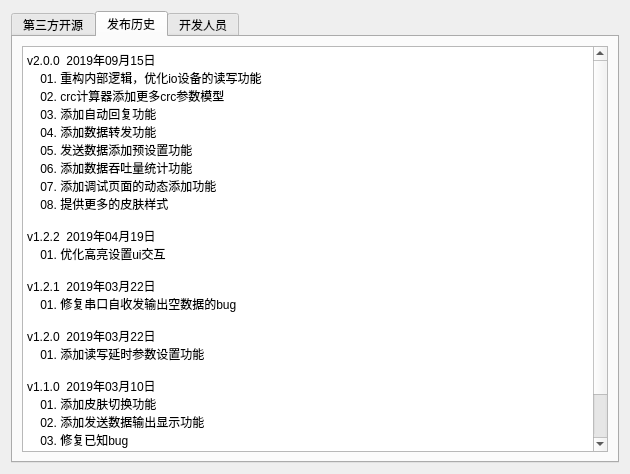
<?xml version="1.0" encoding="UTF-8"?>
<ui version="4.0">
 <class>SAKMoreInformation</class>
 <widget class="QDialog" name="SAKMoreInformation">
  <property name="geometry">
   <rect>
    <x>0</x>
    <y>0</y>
    <width>630</width>
    <height>474</height>
   </rect>
  </property>
  <property name="windowTitle">
   <string>关于软件</string>
  </property>
  <layout class="QVBoxLayout" name="verticalLayout">
   <item>
    <widget class="QTabWidget" name="tabWidget">
     <property name="currentIndex">
      <number>1</number>
     </property>
     <property name="elideMode">
      <enum>Qt::ElideNone</enum>
     </property>
     <widget class="QWidget" name="tanks">
      <attribute name="title">
       <string>第三方开源</string>
      </attribute>
      <layout class="QVBoxLayout" name="verticalLayout_3">
       <item>
        <widget class="QTextBrowser" name="textBrowserThanks">
         <property name="html">
          <string>&lt;!DOCTYPE HTML PUBLIC &quot;-//W3C//DTD HTML 4.0//EN&quot; &quot;http://www.w3.org/TR/REC-html40/strict.dtd&quot;&gt;
&lt;html&gt;&lt;head&gt;&lt;meta name=&quot;qrichtext&quot; content=&quot;1&quot; /&gt;&lt;style type=&quot;text/css&quot;&gt;
p, li { white-space: pre-wrap; }
&lt;/style&gt;&lt;/head&gt;&lt;body style=&quot; font-family:'SimSun'; font-size:9pt; font-weight:400; font-style:normal;&quot;&gt;
&lt;p style=&quot; margin-top:0px; margin-bottom:0px; margin-left:0px; margin-right:0px; -qt-block-indent:0; text-indent:0px;&quot;&gt;&lt;span style=&quot; font-family:'SimSun'; font-weight:600;&quot;&gt;libusb&lt;/span&gt;&lt;/p&gt;
&lt;p style=&quot; margin-top:0px; margin-bottom:0px; margin-left:0px; margin-right:0px; -qt-block-indent:0; text-indent:0px;&quot;&gt;&lt;span style=&quot; font-family:'SimSun';&quot;&gt;https://github.com/libusb/libusb&lt;/span&gt;&lt;/p&gt;
&lt;p style=&quot; margin-top:0px; margin-bottom:0px; margin-left:0px; margin-right:0px; -qt-block-indent:0; text-indent:0px;&quot;&gt;&lt;span style=&quot; font-family:'SimSun'; font-weight:600;&quot;&gt;hidapi&lt;/span&gt;&lt;/p&gt;
&lt;p style=&quot; margin-top:0px; margin-bottom:0px; margin-left:0px; margin-right:0px; -qt-block-indent:0; text-indent:0px;&quot;&gt;&lt;span style=&quot; font-family:'SimSun';&quot;&gt;https://github.com/libusb/hidapi &lt;/span&gt;&lt;/p&gt;&lt;/body&gt;&lt;/html&gt;</string>
         </property>
        </widget>
       </item>
      </layout>
     </widget>
     <widget class="QWidget" name="history">
      <attribute name="title">
       <string>发布历史</string>
      </attribute>
      <layout class="QVBoxLayout" name="verticalLayout_2">
       <item>
        <widget class="QTextBrowser" name="textBrowserHistory">
         <property name="html">
          <string>&lt;!DOCTYPE HTML PUBLIC &quot;-//W3C//DTD HTML 4.0//EN&quot; &quot;http://www.w3.org/TR/REC-html40/strict.dtd&quot;&gt;
&lt;html&gt;&lt;head&gt;&lt;meta name=&quot;qrichtext&quot; content=&quot;1&quot; /&gt;&lt;style type=&quot;text/css&quot;&gt;
p, li { white-space: pre-wrap; }
&lt;/style&gt;&lt;/head&gt;&lt;body style=&quot; font-family:'SimSun'; font-size:9pt; font-weight:400; font-style:normal;&quot;&gt;
&lt;p style=&quot; margin-top:0px; margin-bottom:0px; margin-left:0px; margin-right:0px; -qt-block-indent:0; text-indent:0px;&quot;&gt;&lt;span style=&quot; font-family:'SimSun';&quot;&gt;v2.0.0  2019年09月15日&lt;/span&gt;&lt;/p&gt;
&lt;p style=&quot; margin-top:0px; margin-bottom:0px; margin-left:0px; margin-right:0px; -qt-block-indent:0; text-indent:0px;&quot;&gt;&lt;span style=&quot; font-family:'SimSun';&quot;&gt;    01. 重构内部逻辑，优化io设备的读写功能&lt;/span&gt;&lt;/p&gt;
&lt;p style=&quot; margin-top:0px; margin-bottom:0px; margin-left:0px; margin-right:0px; -qt-block-indent:0; text-indent:0px;&quot;&gt;&lt;span style=&quot; font-family:'SimSun';&quot;&gt;    02. crc计算器添加更多crc参数模型&lt;/span&gt;&lt;/p&gt;
&lt;p style=&quot; margin-top:0px; margin-bottom:0px; margin-left:0px; margin-right:0px; -qt-block-indent:0; text-indent:0px;&quot;&gt;&lt;span style=&quot; font-family:'SimSun';&quot;&gt;    03. 添加自动回复功能&lt;/span&gt;&lt;/p&gt;
&lt;p style=&quot; margin-top:0px; margin-bottom:0px; margin-left:0px; margin-right:0px; -qt-block-indent:0; text-indent:0px;&quot;&gt;&lt;span style=&quot; font-family:'SimSun';&quot;&gt;    04. 添加数据转发功能&lt;/span&gt;&lt;/p&gt;
&lt;p style=&quot; margin-top:0px; margin-bottom:0px; margin-left:0px; margin-right:0px; -qt-block-indent:0; text-indent:0px;&quot;&gt;&lt;span style=&quot; font-family:'SimSun';&quot;&gt;    05. 发送数据添加预设置功能&lt;/span&gt;&lt;/p&gt;
&lt;p style=&quot; margin-top:0px; margin-bottom:0px; margin-left:0px; margin-right:0px; -qt-block-indent:0; text-indent:0px;&quot;&gt;&lt;span style=&quot; font-family:'SimSun';&quot;&gt;    06. 添加数据吞吐量统计功能&lt;/span&gt;&lt;/p&gt;
&lt;p style=&quot; margin-top:0px; margin-bottom:0px; margin-left:0px; margin-right:0px; -qt-block-indent:0; text-indent:0px;&quot;&gt;&lt;span style=&quot; font-family:'SimSun';&quot;&gt;    07. 添加调试页面的动态添加功能&lt;/span&gt;&lt;/p&gt;
&lt;p style=&quot; margin-top:0px; margin-bottom:0px; margin-left:0px; margin-right:0px; -qt-block-indent:0; text-indent:0px;&quot;&gt;&lt;span style=&quot; font-family:'SimSun';&quot;&gt;    08. 提供更多的皮肤样式&lt;/span&gt;&lt;/p&gt;
&lt;p style=&quot;-qt-paragraph-type:empty; margin-top:0px; margin-bottom:0px; margin-left:0px; margin-right:0px; -qt-block-indent:0; text-indent:0px; font-family:'SimSun';&quot;&gt;&lt;br /&gt;&lt;/p&gt;
&lt;p style=&quot; margin-top:0px; margin-bottom:0px; margin-left:0px; margin-right:0px; -qt-block-indent:0; text-indent:0px;&quot;&gt;&lt;span style=&quot; font-family:'SimSun';&quot;&gt;v1.2.2  2019年04月19日&lt;/span&gt;&lt;/p&gt;
&lt;p style=&quot; margin-top:0px; margin-bottom:0px; margin-left:0px; margin-right:0px; -qt-block-indent:0; text-indent:0px;&quot;&gt;&lt;span style=&quot; font-family:'SimSun';&quot;&gt;    01. 优化高亮设置ui交互&lt;/span&gt;&lt;/p&gt;
&lt;p style=&quot;-qt-paragraph-type:empty; margin-top:0px; margin-bottom:0px; margin-left:0px; margin-right:0px; -qt-block-indent:0; text-indent:0px; font-family:'SimSun';&quot;&gt;&lt;br /&gt;&lt;/p&gt;
&lt;p style=&quot; margin-top:0px; margin-bottom:0px; margin-left:0px; margin-right:0px; -qt-block-indent:0; text-indent:0px;&quot;&gt;&lt;span style=&quot; font-family:'SimSun';&quot;&gt;v1.2.1  2019年03月22日&lt;/span&gt;&lt;/p&gt;
&lt;p style=&quot; margin-top:0px; margin-bottom:0px; margin-left:0px; margin-right:0px; -qt-block-indent:0; text-indent:0px;&quot;&gt;&lt;span style=&quot; font-family:'SimSun';&quot;&gt;    01. 修复串口自收发输出空数据的bug&lt;/span&gt;&lt;/p&gt;
&lt;p style=&quot;-qt-paragraph-type:empty; margin-top:0px; margin-bottom:0px; margin-left:0px; margin-right:0px; -qt-block-indent:0; text-indent:0px; font-family:'SimSun';&quot;&gt;&lt;br /&gt;&lt;/p&gt;
&lt;p style=&quot; margin-top:0px; margin-bottom:0px; margin-left:0px; margin-right:0px; -qt-block-indent:0; text-indent:0px;&quot;&gt;&lt;span style=&quot; font-family:'SimSun';&quot;&gt;v1.2.0  2019年03月22日&lt;/span&gt;&lt;/p&gt;
&lt;p style=&quot; margin-top:0px; margin-bottom:0px; margin-left:0px; margin-right:0px; -qt-block-indent:0; text-indent:0px;&quot;&gt;&lt;span style=&quot; font-family:'SimSun';&quot;&gt;    01. 添加读写延时参数设置功能&lt;/span&gt;&lt;/p&gt;
&lt;p style=&quot; margin-top:0px; margin-bottom:0px; margin-left:0px; margin-right:0px; -qt-block-indent:0; text-indent:0px;&quot;&gt;&lt;span style=&quot; font-family:'SimSun';&quot;&gt;    &lt;/span&gt;&lt;/p&gt;
&lt;p style=&quot; margin-top:0px; margin-bottom:0px; margin-left:0px; margin-right:0px; -qt-block-indent:0; text-indent:0px;&quot;&gt;&lt;span style=&quot; font-family:'SimSun';&quot;&gt;v1.1.0  2019年03月10日&lt;/span&gt;&lt;/p&gt;
&lt;p style=&quot; margin-top:0px; margin-bottom:0px; margin-left:0px; margin-right:0px; -qt-block-indent:0; text-indent:0px;&quot;&gt;&lt;span style=&quot; font-family:'SimSun';&quot;&gt;    01. 添加皮肤切换功能&lt;/span&gt;&lt;/p&gt;
&lt;p style=&quot; margin-top:0px; margin-bottom:0px; margin-left:0px; margin-right:0px; -qt-block-indent:0; text-indent:0px;&quot;&gt;&lt;span style=&quot; font-family:'SimSun';&quot;&gt;    02. 添加发送数据输出显示功能&lt;/span&gt;&lt;/p&gt;
&lt;p style=&quot; margin-top:0px; margin-bottom:0px; margin-left:0px; margin-right:0px; -qt-block-indent:0; text-indent:0px;&quot;&gt;&lt;span style=&quot; font-family:'SimSun';&quot;&gt;    03. 修复已知bug&lt;/span&gt;&lt;/p&gt;
&lt;p style=&quot;-qt-paragraph-type:empty; margin-top:0px; margin-bottom:0px; margin-left:0px; margin-right:0px; -qt-block-indent:0; text-indent:0px; font-family:'SimSun';&quot;&gt;&lt;br /&gt;&lt;/p&gt;
&lt;p style=&quot; margin-top:0px; margin-bottom:0px; margin-left:0px; margin-right:0px; -qt-block-indent:0; text-indent:0px;&quot;&gt;&lt;span style=&quot; font-family:'SimSun';&quot;&gt;v1.0.0 2019年02月23日&lt;/span&gt;&lt;/p&gt;
&lt;p style=&quot; margin-top:0px; margin-bottom:0px; margin-left:0px; margin-right:0px; -qt-block-indent:0; text-indent:0px;&quot;&gt;&lt;span style=&quot; font-family:'SimSun';&quot;&gt;    全新发布&lt;/span&gt;&lt;/p&gt;&lt;/body&gt;&lt;/html&gt;</string>
         </property>
        </widget>
       </item>
      </layout>
     </widget>
     <widget class="QWidget" name="author">
      <attribute name="title">
       <string>开发人员</string>
      </attribute>
      <layout class="QVBoxLayout" name="verticalLayout_4">
       <item>
        <widget class="QTextBrowser" name="textBrowserAuthor">
         <property name="html">
          <string>&lt;!DOCTYPE HTML PUBLIC &quot;-//W3C//DTD HTML 4.0//EN&quot; &quot;http://www.w3.org/TR/REC-html40/strict.dtd&quot;&gt;
&lt;html&gt;&lt;head&gt;&lt;meta name=&quot;qrichtext&quot; content=&quot;1&quot; /&gt;&lt;style type=&quot;text/css&quot;&gt;
p, li { white-space: pre-wrap; }
&lt;/style&gt;&lt;/head&gt;&lt;body style=&quot; font-family:'SimSun'; font-size:9pt; font-weight:400; font-style:normal;&quot;&gt;
&lt;p style=&quot; margin-top:0px; margin-bottom:0px; margin-left:0px; margin-right:0px; -qt-block-indent:0; text-indent:0px;&quot;&gt;&lt;span style=&quot; font-family:'SimSun';&quot;&gt;Qter&amp;lt;qter188@outlook.com&amp;gt;&lt;/span&gt;&lt;/p&gt;&lt;/body&gt;&lt;/html&gt;</string>
         </property>
        </widget>
       </item>
      </layout>
     </widget>
    </widget>
   </item>
  </layout>
 </widget>
 <resources/>
 <connections/>
</ui>
